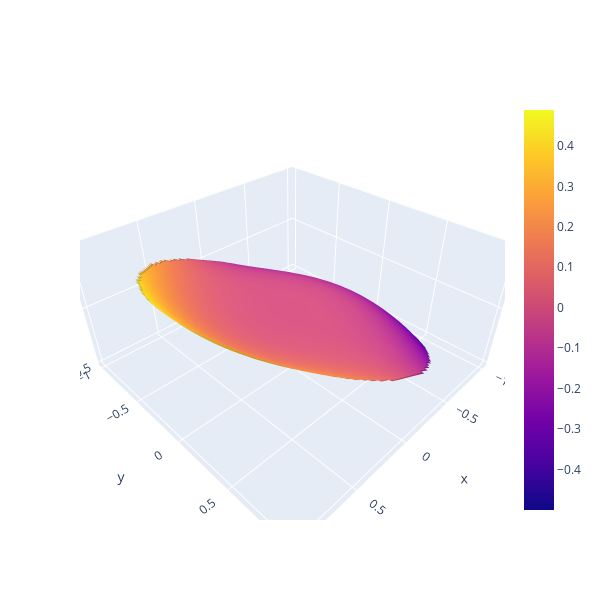

The notebook cell this image was saved under:
### Code cell
# plot the 3d surface in plotly instead of matplotlib for interactivity
import plotly.graph_objects as go

fig = go.Figure(data=[go.Surface(z=zi, x=xi, y=yi)])
# set the aspect ratio and size
fig.update_layout(width=600, height=600)
fig.show()
